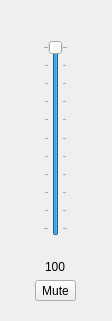
<?xml version="1.0" encoding="UTF-8"?>
<ui version="4.0">
 <class>WidgetVolume</class>
 <widget class="QWidget" name="WidgetVolume">
  <property name="geometry">
   <rect>
    <x>0</x>
    <y>0</y>
    <width>112</width>
    <height>321</height>
   </rect>
  </property>
  <property name="minimumSize">
   <size>
    <width>0</width>
    <height>200</height>
   </size>
  </property>
  <property name="windowTitle">
   <string>Volume</string>
  </property>
  <layout class="QVBoxLayout" name="verticalLayout">
   <item>
    <widget class="QLabel" name="LabelName">
     <property name="text">
      <string/>
     </property>
     <property name="alignment">
      <set>Qt::AlignCenter</set>
     </property>
    </widget>
   </item>
   <item>
    <widget class="QWidget" name="widget" native="true">
     <layout class="QHBoxLayout" name="horizontalLayout_4">
      <item>
       <widget class="QSlider" name="SliderVolume">
        <property name="maximum">
         <number>100</number>
        </property>
        <property name="value">
         <number>100</number>
        </property>
        <property name="orientation">
         <enum>Qt::Vertical</enum>
        </property>
        <property name="tickPosition">
         <enum>QSlider::TicksBothSides</enum>
        </property>
        <property name="tickInterval">
         <number>10</number>
        </property>
       </widget>
      </item>
     </layout>
    </widget>
   </item>
   <item>
    <widget class="QWidget" name="widget_2" native="true">
     <layout class="QGridLayout" name="gridLayout">
      <item row="1" column="0" alignment="Qt::AlignHCenter">
       <widget class="QToolButton" name="ToolButtonMute">
        <property name="text">
         <string>Mute</string>
        </property>
        <property name="iconSize">
         <size>
          <width>22</width>
          <height>22</height>
         </size>
        </property>
        <property name="checkable">
         <bool>true</bool>
        </property>
       </widget>
      </item>
      <item row="0" column="0" alignment="Qt::AlignHCenter">
       <widget class="QLabel" name="LabelVolumeValue">
        <property name="text">
         <string>100</string>
        </property>
       </widget>
      </item>
     </layout>
    </widget>
   </item>
  </layout>
 </widget>
 <resources/>
 <connections/>
</ui>
